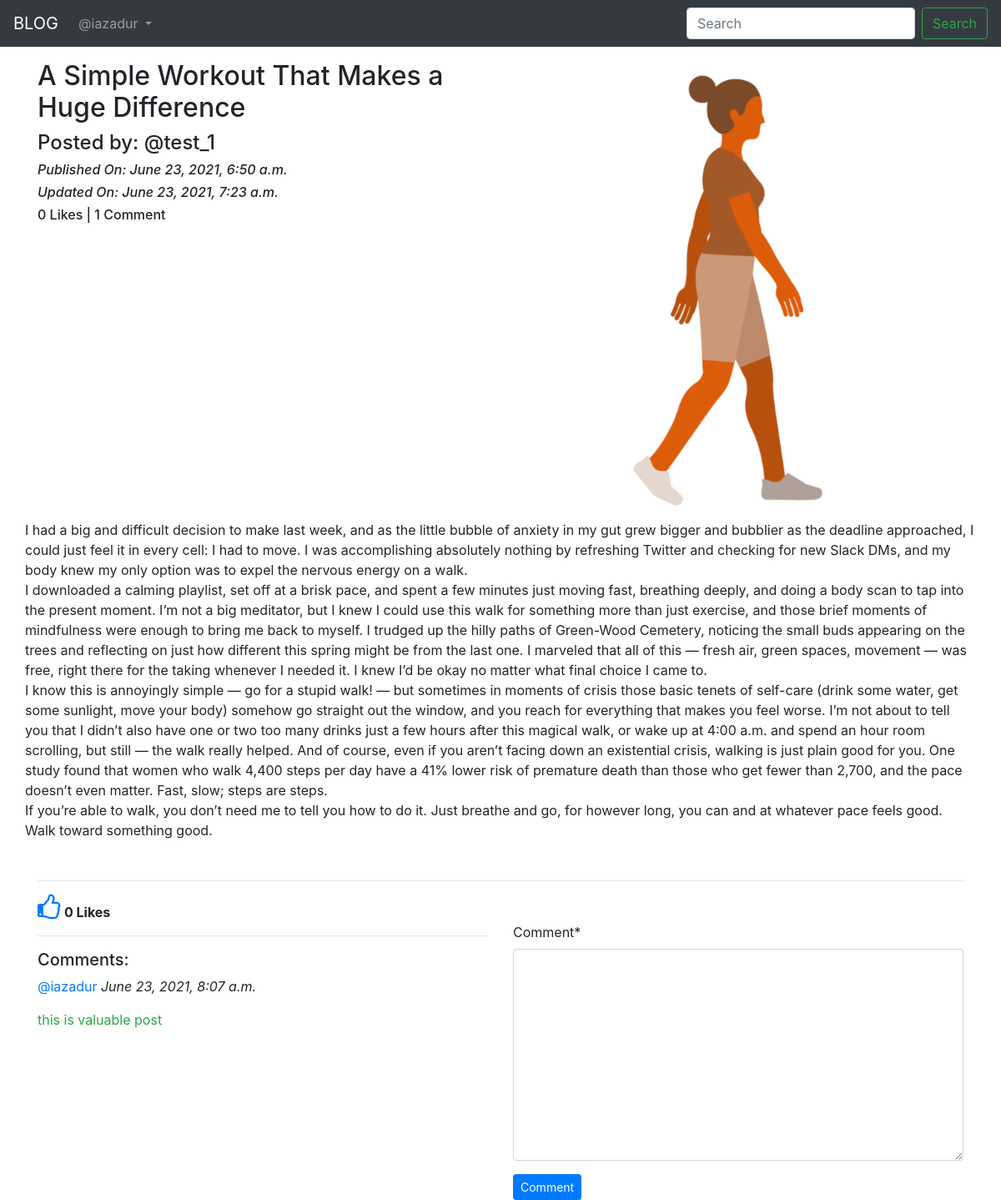
/blog/details/A-Simple-Workout-That-Makes-a-Huge-Difference-a6ac10a4-e69f-4694-99ce-82fa73d5cedd/ (signed in), run on the app's committed database.
### App_Blog/models.py (models this page shows, shortened)
class Blog(models.Model):
    author = models.ForeignKey(User, on_delete=models.CASCADE, related_name='post_author')
    blog_title = models.CharField(max_length=300, verbose_name='Put a Title')
    slug = models.SlugField(max_length=264, unique=True, null=True)
    blog_content = models.TextField(verbose_name='What is on your mind')
    blog_image = models.ImageField(upload_to='blog_images', verbose_name='Image', null=True, blank=True,)
    publish_date = models.DateTimeField(auto_now_add=True)
    update_date = models.DateTimeField(auto_now=True)
    class Meta:
        ordering = ['-publish_date']

class Comment(models.Model):
    blog = models.ForeignKey(Blog, on_delete=models.CASCADE, related_name='blog_comment')
    user = models.ForeignKey(User, on_delete=models.CASCADE, related_name='user_comment')
    comment = models.TextField()
    comment_date = models.DateTimeField(auto_now_add=True)
    class Meta:
        ordering = ['-comment_date']

### App_Blog/views.py (the view, shortened to what this page needs)
# urls.py: path('details/<slug>/', views.blog_details, name="blog_details"),
@login_required
def blog_details(request, slug):
    blog = Blog.objects.get(slug=slug)
    comment_form = CommentForm()
    already_liked = Likes.objects.filter(blog=blog, user=request.user)
    if already_liked:
        liked = True
    else:
        liked = False
    return render(request, 'App_Blog/blog_details.html',
                  context={'blog': blog, 'comment_form': comment_form, 'liked': liked})

### App_Blog/forms.py
class CommentForm(forms.ModelForm):
    class Meta:
        model = Comment
        fields = ('comment',)

### templates/App_Blog/blog_details.html (shortened to what this page needs)
{% extends 'base.html' %}
{% load crispy_forms_tags %}
{% block body %}
<div class="row">
    <div class="col-sm-6">
        <h2>{{blog.blog_title}}</h2>
        <h4>Posted by: @{{blog.author}}</h4>
        <i><h6>Published On: {{blog.publish_date}}</h6></i>
        <i><h6>Updated On: {{blog.update_date}}</h6></i>
        <h6>{{blog.liked_blog.count}} Likes | {{blog.blog_comment.count}} Comment</h6>
    </div>
    <div class="col-sm-6">
        <img src="/static/{{blog.blog_image}}" alt="" width="100%">
    </div>
    <p>{{blog.blog_content|linebreaks}}</p>
</div>
 <hr>
{% if not liked %}
    <a href="{% url 'App_Blog:liked_post' pk=blog.pk %}">
        <i class="fa fa-thumbs-o-up fa-2x" aria-hidden="true"></i>
    </a> <b>{{blog.liked_blog.count}} Likes</b>
{% else %}
<a href="{% url 'App_Blog:unliked_post' pk=blog.pk %}">
        <i class="fa fa-thumbs-o-down fa-2x" aria-hidden="true"></i>
    </a> <b>{{blog.liked_blog.count}} Likes</b>
{% endif %}
<div class="row">
    <div class="col-sm-6">
        <hr>
        <h5>Comments: </h5>
        {% for comment in blog.blog_comment.all %}
        <p><a href="">@{{comment.user}} </a> <i>{{comment.comment_date}}</i></p>
        <p class="text-success">{{comment.comment}}</p>
        {% endfor %}
    </div>
    <div class="col-sm-6">
        <form action="" method="POST">
            {{comment_form|crispy}}
            <button class="btn btn-primary btn-sm" type="submit">Comment</button>
        </form>
    </div>
</div>
{% endblock %}

### templates/base.html (shortened to what this page needs)
<!DOCTYPE html>
<html lang="en">
<head>
    <link rel="stylesheet" href="https://stackpath.bootstrapcdn.com/bootstrap/4.4.1/css/bootstrap.min.css"
>
    <link rel="stylesheet" href="https://cdnjs.cloudflare.com/ajax/libs/font-awesome/4.7.0/css/font-awesome.min.css"
/>
</head>
<body>
<div class="container">
    <nav class="navbar navbar-expand-lg navbar-dark bg-dark fixed-top">
        <a class="navbar-brand" href="{% url 'index' %}">BLOG</a>
        <div class="collapse navbar-collapse" id="navbarSupportedContent">
            <ul class="navbar-nav mr-auto">
                {% if user.is_authenticated %}
                <li class="nav-item dropdown">
                    <a class="nav-link dropdown-toggle" href="#" id="navbarDropdown" role="button"
                       data-toggle="dropdown" aria-haspopup="true" aria-expanded="false">
                        @{{user.username}}
                    </a>
                </li>
                {% endif %}
            </ul>
            <form class="form-inline my-2 my-lg-0">
                <input class="form-control mr-sm-2" type="search" placeholder="Search" aria-label="Search">
                <button class="btn btn-outline-success my-2 my-sm-0" type="submit">Search</button>
            </form>
        </div>
    </nav>
    <br>
    <br>
    <br>
    {% block body %}
    {% endblock %}
</div>
</body>
</html>

### data on the page
Blog: blog_title "A Simple Workout That Makes a Huge Difference", author "test_1", publish_date "June 23, 2021, 6:50 a.m.", update_date "June 23, 2021, 7:23 a.m.", liked_blog.count "0", blog_comment.count "1", blog_image (picture), blog_content "I had a big and difficult decision to make last week, and as the little bubble of anxiety in my gut grew bigger and bubblier as the deadline approached, I could just feel it in every cell: I had to move. I was accomplishing absolutely nothing by refreshing Twitter and checking for new Slack DMs, and my body knew my only option was to expel the nervous energy on a walk. I downloaded a calming playlist, set off at a brisk pace, and spent a few minutes just moving fast, breathing deeply, and doing a body scan to tap into the present moment. I’m not a big meditator, but I knew I could use this walk for something more than just exercise, and those brief moments of mindfulness were enough to…"
Comment: user "iazadur", comment_date "June 23, 2021, 8:07 a.m.", comment "this is valuable post"

### other printed values
{{ user.username }} "iazadur"
